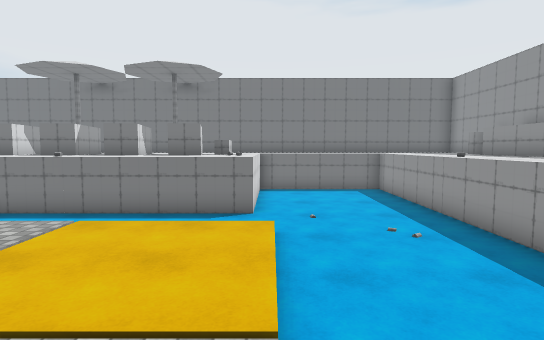
[1] (above)

21 first-person views from a walk through a Unity game level. The camera is 1.5 m above the floor, tilts 4° down and sees 80° across. The floor is counted in squares, 1 m on a side. Each view is taken from the middle of a square. On the plan, view 1 faces up. The plan holds only what a view shows up to about 15 squares ahead; the rest is blank. The place goes on beyond the plan. Some surface patterns are stand-ins.

[2]
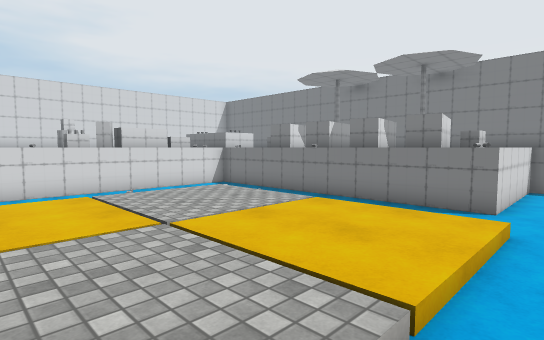

[3]
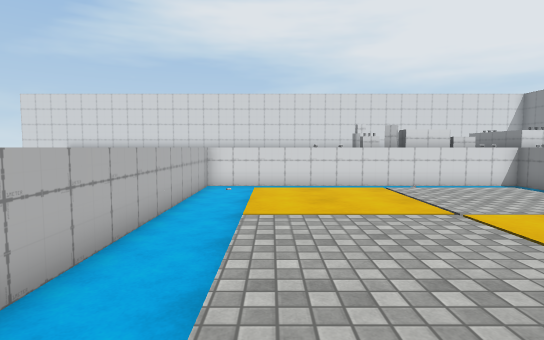

[4]
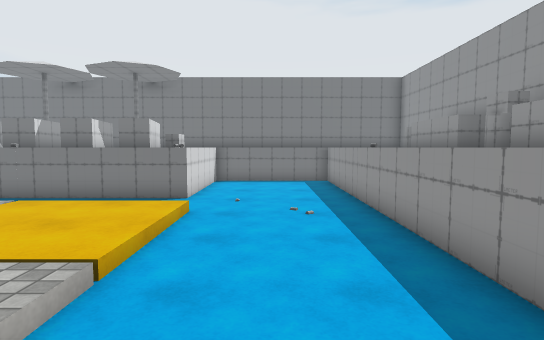

[5]
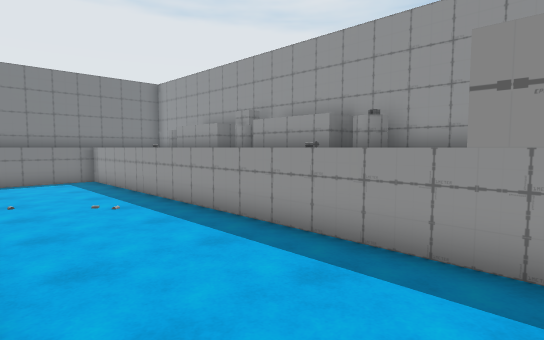

[6]
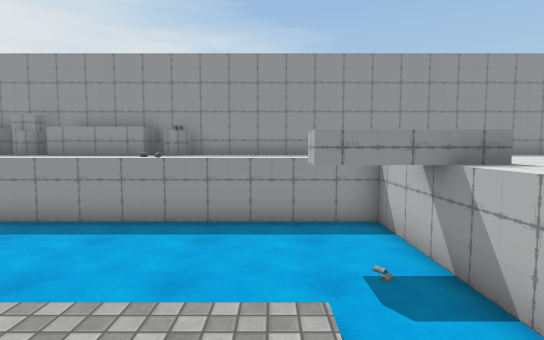

[7]
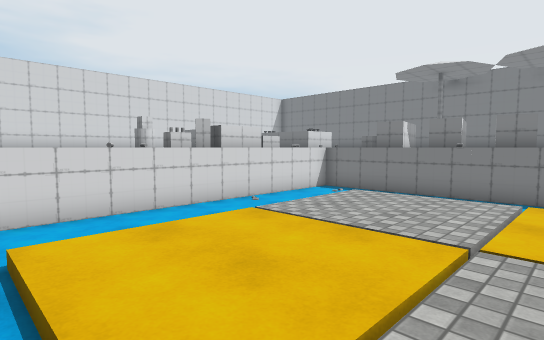

[8]
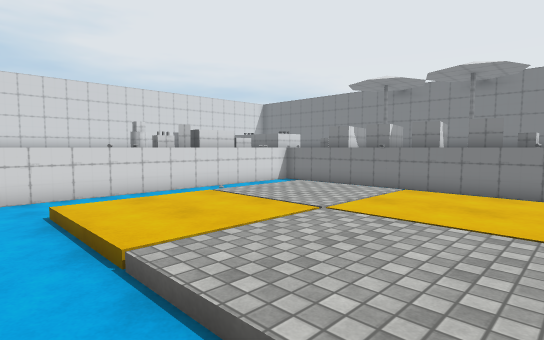

[9]
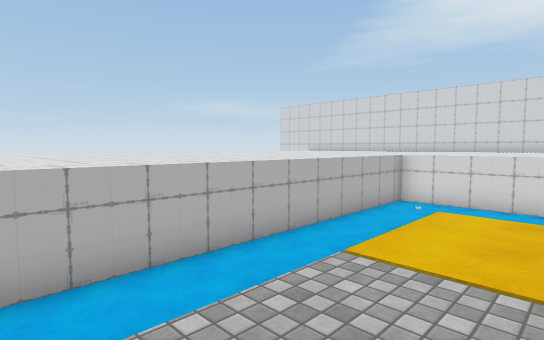

[10]
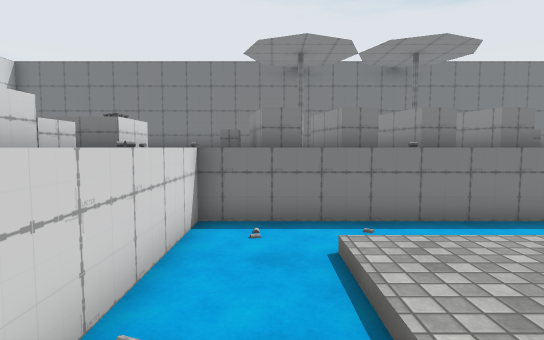

[11]
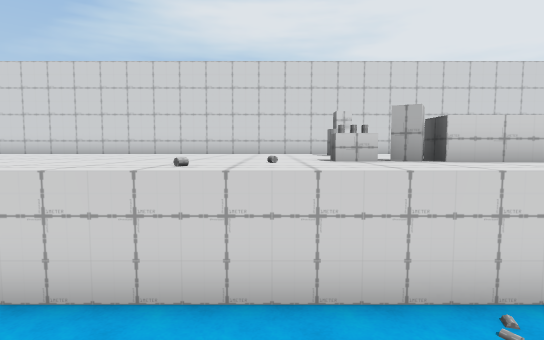

[12]
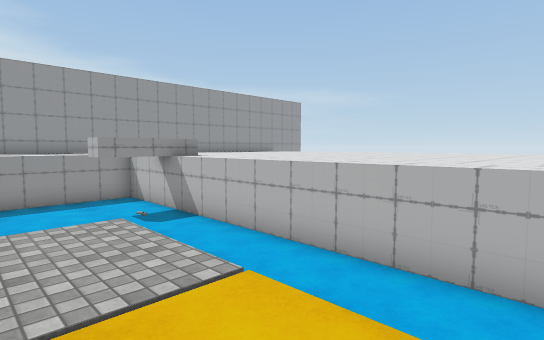

[13]
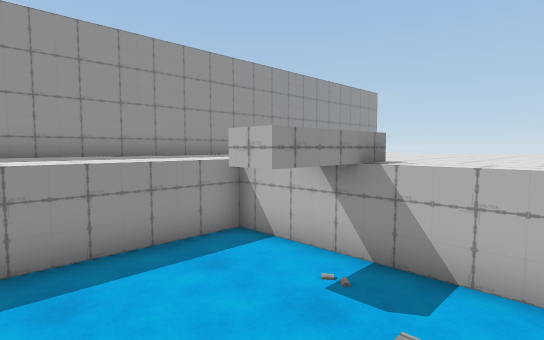

[14]
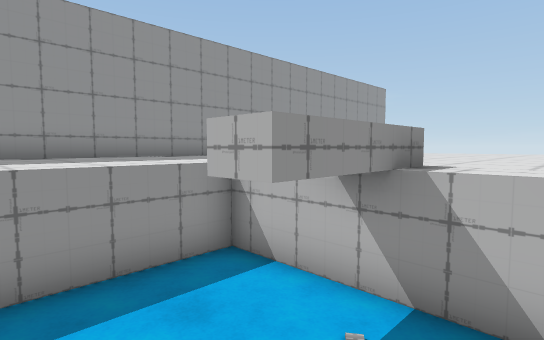

[15]
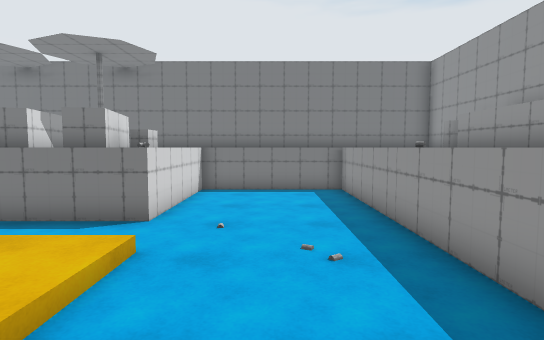

[16]
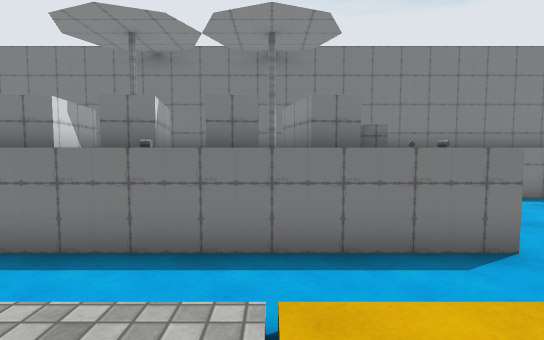

[17]
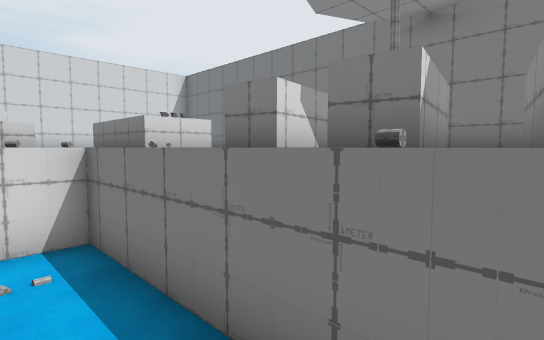

[18]
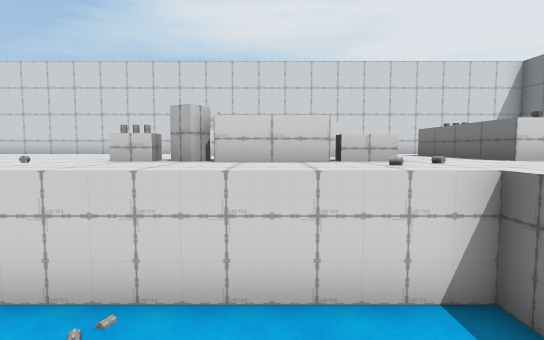

[19]
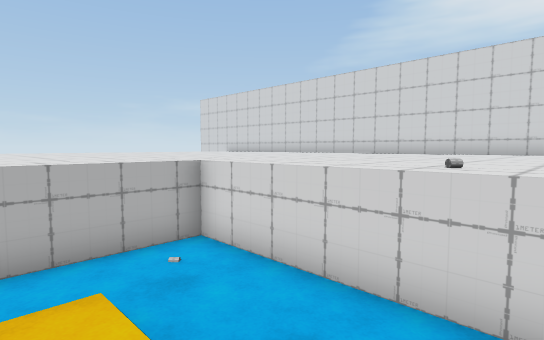

[20]
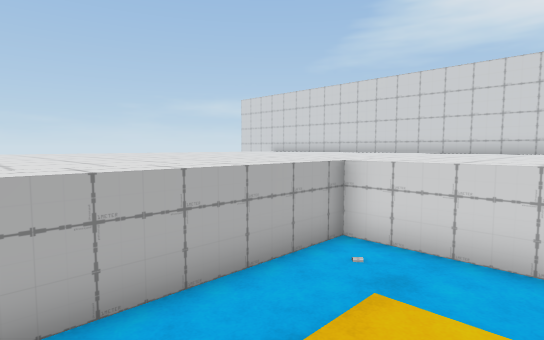

[21]
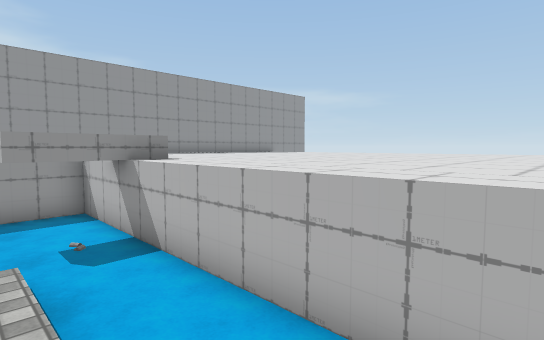

### Floor plan
Key: @ floor where view 1 was taken; # wall or solid block; . main floor; : floor 0.25 m higher than the main floor; / step, stairs or slope; = window, fence, low wall or low ledge; ^ raised ledge; U umbrella; O other object.
Columns run from 13 left of view 1 to 7 right of it. Each row starts with its distance up from view 1.
 16 #####################
 15
 14      U   U  ^^^^^^^^^
 13 ^   OUO^OUO ^.....^
 12 O  ^#^#^#^#^^.....^^O
 11 #  ^#^#^#^#^^.....^ ^
 10 ^^^ O^O^O^O^^.....^^O
  9 ^^^^^^^^^^^^^.....^^O
  8 ^^^...............^^^
  7 #^^...............^^O
  6 #^^../:::/:::/....^^^
  5 #^^../:::/:::/....^^O
  4 ^^^../:::/:::/....^^O
  3 ^^^../:::/:::/....^^^
  2 ^^^../:::/:::/....^^O
  1 ^^^../:::/:::/....^^^
  0 ^^^../:::/:::@....^^^
 -1 ^^^../:::/:::/....^^^
 -2 ^^^............#..^^^
 -3 ^^^...........=#..^^^
 -4 ^^^^^^^^^^^^^^^#^^^^^
 -5 ^^^^^^^^^^^^^^^^    ^
 -6 ^^^^^^^^^^^^^^^^^^

Positions as (right, up) in squares from view 1, and headings:
1: (0, 0), facing up
2: (1, 0), facing up-left
3: (2, -1), facing left
4: (2, -1), facing up
5: (0, -2), facing up-right
6: (-3, -1), facing right
7: (-3, -2), facing up-left
8: (0, -3), facing up-left
9: (0, 1), facing down-left
10: (-9, 2), facing up
11: (-7, 2), facing left
12: (-7, 1), facing down-right
13: (-1, 1), facing down-right
14: (0, 0), facing down-right
15: (2, 2), facing up
16: (-4, 4), facing up
17: (-5, 7), facing up-left
18: (-7, 6), facing left
19: (-7, 2), facing down-left
20: (-5, 0), facing down-left
21: (-5, -1), facing down-right
